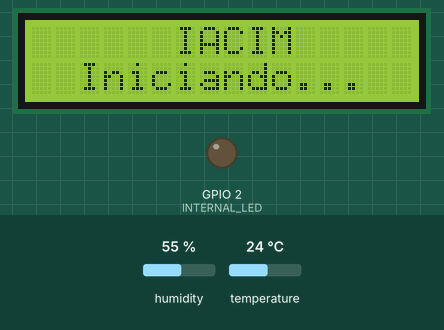
Recording of a sketch running on a simulated ESP32. Parts: 16×2 character LCD, output pins drawn as LEDs (lit = HIGH). The test bench sets the inputs (shaded band); at power-on: humidity 55 %, temperature 24 °C. WiFi joins after 1.5 s; servers stay silent unless stated; no MQTT or app messages arrive unless stated; what the sketch prints to the serial monitor is not drawn.

Above: at 0.5 s.
At 1.7 s:
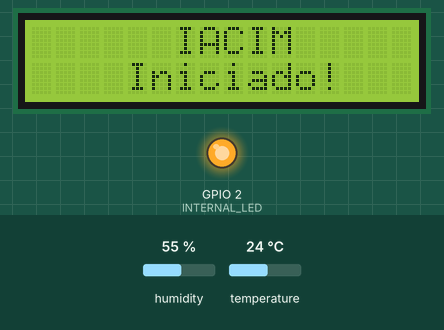
At 2.8 s:
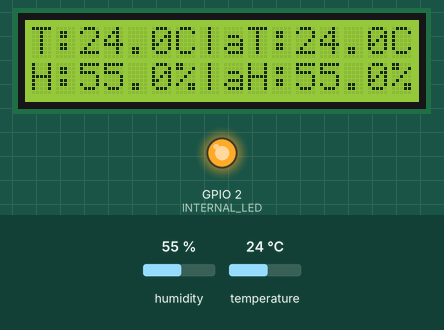
Timing chart, 0 to 4.3 s (numbered marks = the images above):
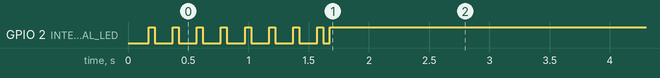

Measured:
- what the display in image 1 shows lasts 1.0 s, from 1.7 s to 2.7 s

The sketch:

itms.ino
```cpp
#include <LiquidCrystal.h>
#include "DHT.h"

#include <WiFi.h>
#include <WiFiClient.h>
#include <PubSubClient.h>

#define DHTTYPE DHT11
#define INTERNAL_LED 2
#define NUM_READINGS 100

const int dht_pin = 4;
const int lcd_pin_rs = 21;
const int lcd_pin_en = 19;
const int lcd_pin_d4 = 5;
const int lcd_pin_d5 = 18;
const int lcd_pin_d6 = 22;
const int lcd_pin_d7 = 23;
LiquidCrystal lcd(lcd_pin_rs, lcd_pin_en, lcd_pin_d4, lcd_pin_d5, lcd_pin_d6, lcd_pin_d7);
DHT DHT(dht_pin, DHTTYPE);

WiFiClient wifi_client;
PubSubClient mqtt_client(wifi_client);

const char* wifi_ssid = "Ernane 2.4";
const char* wifi_password = "19202119";
int wifi_timeout = 100000;

const char* mqtt_broker = "io.adafruit.com";
const int mqtt_port = 1883;
int mqtt_timeout = 10000;

const char* mqtt_usernameAdafruitIO = "Ernane";
const char* mqtt_keyAdafruitIO = "aio_nQOd21pewunds4UW1YjgbkKEEpBe";


float hum = 0.0;
float temp = 0.0;
float averageTemp = 0.0;
float averageHum = 0.0;
float tempReadings[NUM_READINGS];
float humReadings[NUM_READINGS];
int readIndex = 0;

void setup() {
  pinMode(dht_pin, INPUT);
  pinMode(INTERNAL_LED,OUTPUT);

  Serial.begin(115200);
  lcd.begin(16,2);

  lcd.print("      IACIM                               Iniciando...  ");
  DHT.begin();

  WiFi.mode(WIFI_STA); // "station mode": permite o ESP32 ser um cliente da rede WiFi
  WiFi.begin(wifi_ssid, wifi_password);
  connectWiFi();
  mqtt_client.setServer(mqtt_broker, mqtt_port);

  lcd.clear();
  lcd.print("      IACIM                                 Iniciado!   ");
  delay(1000);
  lcd.clear();

  for (int i = 0; i < NUM_READINGS; i++) {
    tempReadings[i] = 0;
    humReadings[i] = 0;
  }
}

void loop() {
  Serial.println("Capturando dados..");
  temp = DHT.readTemperature();
  hum = DHT.readHumidity();
  tempReadings[readIndex] = temp;
  humReadings[readIndex] = hum;

  averageTemp = 0.0;
  averageHum = 0.0;
  int countTemps = 0;
  int countHum = 0;
  for (int i = 0; i < NUM_READINGS; i++) {
    averageTemp += tempReadings[i];
    if(tempReadings[i] != 0.0){
      countTemps++;
    }
    averageHum += humReadings[i];
    if(humReadings[i] != 0.0){
      countHum++;
    }
  }

  readIndex = (readIndex + 1) % NUM_READINGS;

  averageTemp = averageTemp / countTemps;
  averageHum = averageHum / countHum;
  Serial.println("Dados capturados!");

  Serial.println("Escrevendo no LCD..");
  writeHTToLCD();
  Serial.println("LCD atualiado!");

  connectMQTT(); // TEMP
  if (mqtt_client.connected()) {
    Serial.println("MQTT conectado!");
    mqtt_client.loop();

    Serial.println("Enviando Temperatura");
    if (mqtt_client.publish("Ernane/feeds/actm-temp", String(temp).c_str(), true)) {
      Serial.println("Temperatura enviada com sucesso");
    } else {
      Serial.println("Falha ao enviar Temperatura");
    }
  } else {
    Serial.println("MQTT não conectado. Tentando conectar..");
    connectMQTT();
    return;
  }

  delay(5000);

  connectMQTT(); // Average TEMP
  if (mqtt_client.connected()) {
    Serial.println("MQTT conectado!");
    mqtt_client.loop();

    Serial.println("Enviando Temperatura media");
    if (mqtt_client.publish("Ernane/feeds/actm-atemp", String(averageTemp).c_str(), true)) {
      Serial.println("Temperatura media enviada com sucesso");
    } else {
      Serial.println("Falha ao enviar media da Temperatura");
    }
  } else {
    Serial.println("MQTT não conectado. Tentando conectar..");
    connectMQTT();
    return;
  }

  delay(5000);

  connectMQTT(); // HUM
  if (mqtt_client.connected()) {
    Serial.println("Enviando Umidade");
    if (mqtt_client.publish("Ernane/feeds/actm-hum", String(hum).c_str(), true)) {
      Serial.println("Umidade enviada com sucesso");
    } else {
      Serial.println("Falha ao enviar Umidade");
    }
  } else {
    Serial.println("MQTT não conectado. Tentando conectar..");
    connectMQTT();
    return;
  }

  delay(5000);

  connectMQTT(); // Average HUM
  if (mqtt_client.connected()) {
    Serial.println("MQTT conectado!");
    mqtt_client.loop();

    Serial.println("Enviando Umidade Media");
    if (mqtt_client.publish("Ernane/feeds/actm-ahum", String(averageHum).c_str(), true)) {
      Serial.println("Umidade media enviada com sucesso");
    } else {
      Serial.println("Falha ao enviar media da Umidade");
    }
  } else {
    Serial.println("MQTT não conectado. Tentando conectar..");
    connectMQTT();
    return;
  }

  delay(30000);
}

void connectWiFi() {
  Serial.println("Conectando à rede WiFi .. ");

  unsigned long tempoInicial = millis();
  while (WiFi.status() != WL_CONNECTED && (millis() - tempoInicial < wifi_timeout)) {
    Serial.print(".");
    delay(100);

    digitalWrite(INTERNAL_LED,HIGH);
    delay(50);
    digitalWrite(INTERNAL_LED,LOW);
    delay(50);
  }
  Serial.println();

  if (WiFi.status() != WL_CONNECTED) {
    Serial.println("Conexão com WiFi falhou!");
    digitalWrite(INTERNAL_LED,LOW);
  } else {
    Serial.print("Conectado com o IP: ");
    Serial.println(WiFi.localIP());
    digitalWrite(INTERNAL_LED,HIGH);
  }
}

void connectMQTT() {
  unsigned long tempoInicial = millis();
  while (!mqtt_client.connected() && (millis() - tempoInicial < mqtt_timeout)) {
    if (WiFi.status() != WL_CONNECTED) {
      connectWiFi();
    }
    Serial.println("Conectando ao MQTT Broker..");

    if (mqtt_client.connect("ESP32Client", mqtt_usernameAdafruitIO, mqtt_keyAdafruitIO)) {
      Serial.println("Conectado ao broker MQTT!");
    } else {
      Serial.println("Conexão com o broker MQTT falhou!");
      Serial.print("State: ");
      Serial.println(mqtt_client.state());
    }
    delay(100);
  }
}

void writeHTToLCD() {
  lcd.clear();

  lcd.setCursor(0, 0);
  lcd.print("T:");
  lcd.print(temp, 1);
  lcd.print("C|");

  lcd.print("aT:");
  lcd.print(averageTemp, 1);
  lcd.print("C");

  lcd.setCursor(0, 1);
  lcd.print("H:");
  lcd.print(hum, 1);
  lcd.print("%|");

  lcd.print("aH:");
  lcd.print(averageHum, 1);
  lcd.print("%");

  delay(3000); // Atraso para permitir a leitura das informações
}
```
